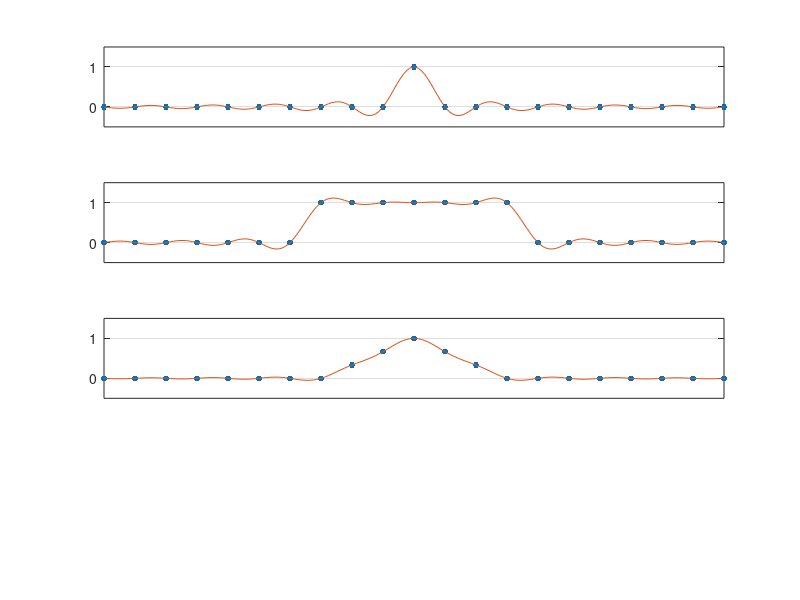

MATLAB code for this plot:
% p3.m - band-limited interpolation
h = 1; xmax = 10; clf
x = -xmax:h:xmax; % computational grid
xx = -xmax-h/20:h/10:xmax+h/20; % plotting grid
for plt = 1:3
subplot(4,1,plt)
switch plt
case 1, v = (x==0); % delta function
case 2, v = (abs(x)<=3); % square wave
case 3, v = max(0,1-abs(x)/3); % hat function
end
plot(x,v,'.','markersize',14), grid on
p = zeros(size(xx));
for i = 1:length(x),
p = p + v(i)*sin(pi*(xx-x(i))/h)./(pi*(xx-x(i))/h);
end
line(xx,p,'linewidth',.7), axis([-xmax xmax -.5 1.5])
set(gca,'xtick',[]), set(gca,'ytick',[0 1])
end